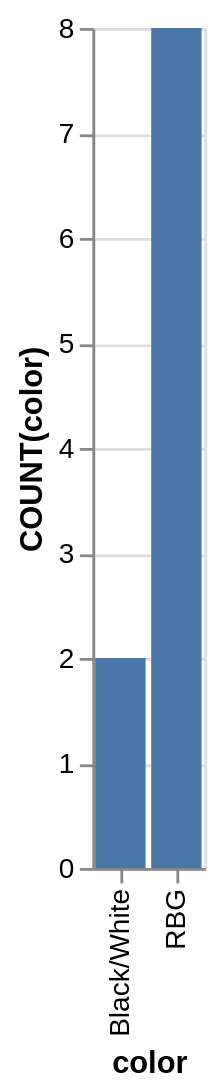

This figure's Vega-Lite source:
### Vega-Lite specification from a JSON file in a GitHub repository (floating-point values rounded to 4 significant figures)
{"data": {"values": [{"x_data": "Black/White", "y_data": 2}, {"x_data": "RBG", "y_data": 8}]}, "mark": "bar", "encoding": {"x": {"field": "x_data", "type": "nominal", "title": "color", "sort": "ascending"}, "y": {"field": "y_data", "type": "quantitative", "title": "COUNT(color)"}}}
